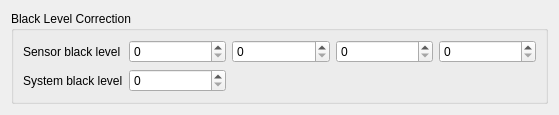
<?xml version="1.0" encoding="UTF-8"?>
<ui version="4.0">
 <class>GenConfig</class>
 <widget class="QWidget" name="GenConfig">
  <property name="geometry">
   <rect>
    <x>0</x>
    <y>0</y>
    <width>559</width>
    <height>106</height>
   </rect>
  </property>
  <property name="windowTitle">
   <string>General Parameters</string>
  </property>
  <layout class="QVBoxLayout" name="verticalLayout">
   <item>
    <widget class="QGroupBox" name="blc_grp">
     <property name="title">
      <string>Black Level Correction</string>
     </property>
     <property name="flat">
      <bool>true</bool>
     </property>
     <layout class="QGridLayout" name="gridLayout">
      <item row="0" column="0">
       <widget class="QLabel" name="sensorBlack_lbl">
        <property name="text">
         <string>Sensor black level</string>
        </property>
       </widget>
      </item>
      <item row="1" column="0">
       <widget class="QLabel" name="systemBlack_lbl">
        <property name="text">
         <string>System black level</string>
        </property>
       </widget>
      </item>
      <item row="1" column="1">
       <widget class="QSpinBox" name="systemBlack"/>
      </item>
      <item row="0" column="1">
       <widget class="QSpinBox" name="sensorBlack0"/>
      </item>
      <item row="0" column="2">
       <widget class="QSpinBox" name="sensorBlack1"/>
      </item>
      <item row="0" column="3">
       <widget class="QSpinBox" name="sensorBlack2"/>
      </item>
      <item row="0" column="4">
       <widget class="QSpinBox" name="sensorBlack3"/>
      </item>
     </layout>
    </widget>
   </item>
   <item>
    <spacer name="verticalSpacer">
     <property name="orientation">
      <enum>Qt::Vertical</enum>
     </property>
     <property name="sizeHint" stdset="0">
      <size>
       <width>20</width>
       <height>40</height>
      </size>
     </property>
    </spacer>
   </item>
  </layout>
 </widget>
 <resources/>
 <connections/>
</ui>
